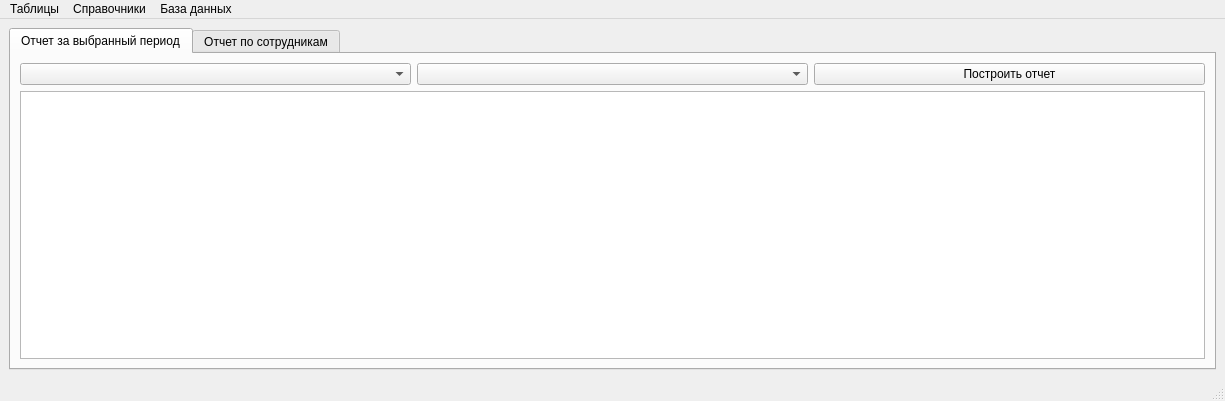
<?xml version="1.0" encoding="UTF-8"?>
<ui version="4.0">
 <class>MainWindowViewerReports</class>
 <widget class="QMainWindow" name="MainWindowViewerReports">
  <property name="geometry">
   <rect>
    <x>0</x>
    <y>0</y>
    <width>1225</width>
    <height>401</height>
   </rect>
  </property>
  <property name="sizePolicy">
   <sizepolicy hsizetype="Expanding" vsizetype="Expanding">
    <horstretch>0</horstretch>
    <verstretch>0</verstretch>
   </sizepolicy>
  </property>
  <property name="windowTitle">
   <string>ИС &quot;Малярная мастерская&quot;</string>
  </property>
  <widget class="QWidget" name="centralwidget">
   <layout class="QHBoxLayout" name="horizontalLayout">
    <item>
     <layout class="QVBoxLayout" name="verticalLayout">
      <item>
       <widget class="QTabWidget" name="tabWidget_reports">
        <property name="currentIndex">
         <number>0</number>
        </property>
        <widget class="QWidget" name="tab_report1">
         <attribute name="title">
          <string>Отчет за выбранный период</string>
         </attribute>
         <layout class="QVBoxLayout" name="verticalLayout_3">
          <item>
           <layout class="QVBoxLayout" name="verticalLayout_2">
            <item>
             <layout class="QHBoxLayout" name="horizontalLayout_filters_report_date">
              <item>
               <widget class="QComboBox" name="comboBox_year"/>
              </item>
              <item>
               <widget class="QComboBox" name="comboBox_month"/>
              </item>
              <item>
               <widget class="QPushButton" name="pushButton_report_date">
                <property name="text">
                 <string>Построить отчет</string>
                </property>
               </widget>
              </item>
             </layout>
            </item>
            <item>
             <widget class="QTableView" name="tableView_date"/>
            </item>
           </layout>
          </item>
         </layout>
        </widget>
        <widget class="QWidget" name="tab_report2">
         <attribute name="title">
          <string>Отчет по сотрудникам</string>
         </attribute>
         <layout class="QVBoxLayout" name="verticalLayout_5">
          <item>
           <layout class="QVBoxLayout" name="verticalLayout_4">
            <item>
             <layout class="QHBoxLayout" name="horizontalLayout_filters_report_emp">
              <item>
               <widget class="QComboBox" name="comboBox_emp"/>
              </item>
              <item>
               <widget class="QPushButton" name="pushButton_report_emp">
                <property name="text">
                 <string>Построить отчет</string>
                </property>
               </widget>
              </item>
             </layout>
            </item>
            <item>
             <layout class="QHBoxLayout" name="horizontalLayout_3">
              <item>
               <widget class="QLabel" name="label_count_order">
                <property name="text">
                 <string>Количество заказов ВСЕГО: </string>
                </property>
               </widget>
              </item>
              <item>
               <widget class="QLabel" name="label_count_order_done">
                <property name="text">
                 <string>Количество выполненных заказов:</string>
                </property>
               </widget>
              </item>
              <item>
               <widget class="QLabel" name="label_sum_order">
                <property name="text">
                 <string>Сумма заказов:</string>
                </property>
               </widget>
              </item>
             </layout>
            </item>
            <item>
             <widget class="QTableView" name="tableView_emp"/>
            </item>
           </layout>
          </item>
         </layout>
        </widget>
       </widget>
      </item>
     </layout>
    </item>
   </layout>
  </widget>
  <widget class="QMenuBar" name="menubar">
   <property name="geometry">
    <rect>
     <x>0</x>
     <y>0</y>
     <width>1225</width>
     <height>21</height>
    </rect>
   </property>
   <widget class="QMenu" name="menu_dim">
    <property name="title">
     <string>Справочники</string>
    </property>
    <addaction name="action_brands"/>
    <addaction name="action_details"/>
    <addaction name="action_works"/>
    <addaction name="action_colors"/>
   </widget>
   <widget class="QMenu" name="menu_table">
    <property name="title">
     <string>Таблицы</string>
    </property>
    <addaction name="separator"/>
    <addaction name="action_add_order"/>
    <addaction name="separator"/>
    <addaction name="action_clients"/>
    <addaction name="action_emps"/>
    <addaction name="action_orders"/>
    <addaction name="separator"/>
    <addaction name="action_reg_client"/>
    <addaction name="action_reg_emp"/>
   </widget>
   <widget class="QMenu" name="menu">
    <property name="title">
     <string>База данных</string>
    </property>
    <addaction name="action_backup"/>
    <addaction name="action_open_db_file"/>
   </widget>
   <addaction name="menu_table"/>
   <addaction name="menu_dim"/>
   <addaction name="menu"/>
  </widget>
  <widget class="QStatusBar" name="statusbar"/>
  <action name="action_brands">
   <property name="text">
    <string>Производители авто</string>
   </property>
  </action>
  <action name="action_details">
   <property name="text">
    <string>Кузовные детали</string>
   </property>
  </action>
  <action name="action_works">
   <property name="text">
    <string>Типы работ</string>
   </property>
  </action>
  <action name="action_colors">
   <property name="text">
    <string>Цвета</string>
   </property>
  </action>
  <action name="action_clients">
   <property name="text">
    <string>Клиенты</string>
   </property>
  </action>
  <action name="action_emps">
   <property name="text">
    <string>Работники</string>
   </property>
  </action>
  <action name="action_orders">
   <property name="text">
    <string>Заказы</string>
   </property>
  </action>
  <action name="action_add_order">
   <property name="text">
    <string>Добавить новый заказ</string>
   </property>
  </action>
  <action name="action_reg_emp">
   <property name="text">
    <string>Зарегистрировать нового работника</string>
   </property>
  </action>
  <action name="action_reg_client">
   <property name="text">
    <string>Зарегистрировать нового клиента</string>
   </property>
  </action>
  <action name="action_backup">
   <property name="text">
    <string>Сохранить backup</string>
   </property>
  </action>
  <action name="action_open_db_file">
   <property name="text">
    <string>Открыть из файла</string>
   </property>
  </action>
 </widget>
 <resources/>
 <connections/>
</ui>
